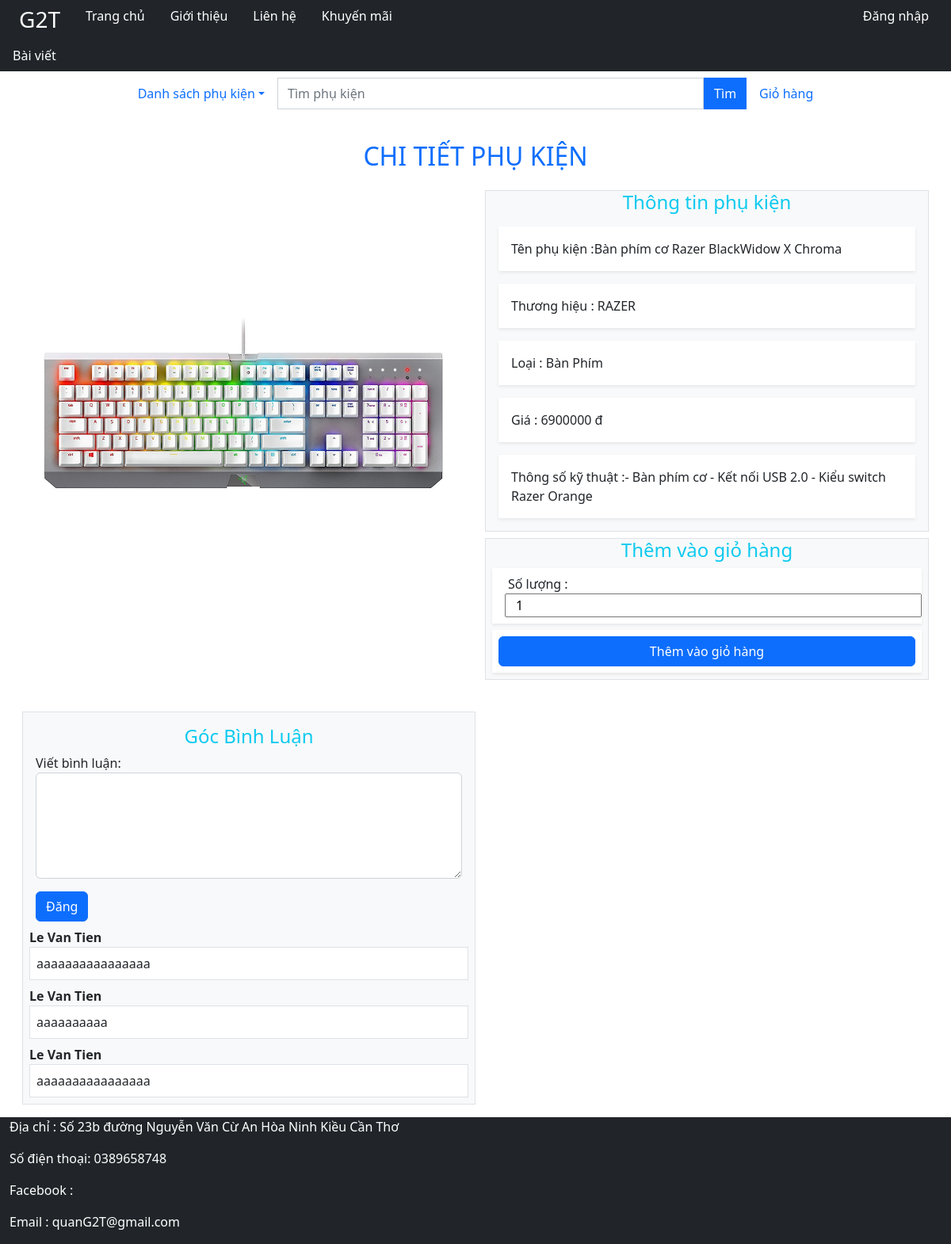
The app's page /Gear/Gear_Detail/56 with its own data.
### tables this page shows
CREATE TABLE `phukien` (
  `MaPK` int(11) NOT NULL,
  `TenPK` varchar(100) NOT NULL,
  `ThongSoKT` text NOT NULL,
  `HinhAnh` varchar(150) NOT NULL,
  `Gia` double NOT NULL,
  `MaLoaiPK` int(11) NOT NULL,
  `TrangThai` char(1) NOT NULL,
  `MaThuongHieu` int(11) NOT NULL
);

CREATE TABLE `thuonghieu` (
  `MaThuongHieu` int(11) NOT NULL,
  `TenThuongHieu` varchar(100) NOT NULL,
  `TrangThai` char(1) NOT NULL
);

CREATE TABLE `loaiphukien` (
  `MaLoaiPK` int(11) NOT NULL,
  `TenLoaiPK` varchar(100) NOT NULL,
  `GhiChu` text NOT NULL,
  `TrangThai` char(1) NOT NULL
);

CREATE TABLE `binhluan` (
  `MaBinhLuan` int(11) NOT NULL,
  `NoiDungBinhLuan` text NOT NULL,
  `MaTaiKhoan` int(11) NOT NULL,
  `MaPK` int(11) DEFAULT NULL,
  `MaTinTuc` int(11) DEFAULT NULL,
  `TrangThai` varchar(1) NOT NULL
);

CREATE TABLE `taikhoan` (
  `MaTaiKhoan` int(11) NOT NULL,
  `TaiKhoan` varchar(15) NOT NULL,
  `MatKhau` varchar(60) NOT NULL,
  `Quyen` char(15) NOT NULL,
  `Hoten` varchar(25) NOT NULL,
  `TrangThai` char(1) NOT NULL
);

### Mvc/Core/Controller.php (called while the page is built, shortened)
<?php
    class Controller{
        public function Model($model){
            return new $model;
        }
        public function View($view, $data=[]){
            require_once "./Mvc/Views/".$view.".php";
        }
}
?>

### Mvc/Controllers/Gear.php (called while the page is built, shortened)
<?php
	class Gear extends Controller{
		function Gear_Detail($id){
			$gear = $this->Model('Model_Gear');
			$cate = $this->Model('Model_Category');
			$cmt = $this->Model('Model_Cmt');
			$loaibl = 'binhluan.MaPK';
			$dsbl = $cmt->Lay_BL($loaibl,$id);
			$list_cate = $cate->LayDuLieu('*',"WHERE TrangThai = 'A'");
			$gear_id = $gear->LayDuLieu('phukien.MaPK, phukien.TenPK, phukien.Gia, phukien.HinhAnh, phukien.ThongSoKT, loaiphukien.TenLoaiPK, thuonghieu.TenThuongHieu',"phukien, loaiphukien, thuonghieu WHERE phukien.TrangThai ='A' AND phukien.MaLoaiPK = loaiphukien.MaLoaiPK AND phukien.MaThuongHieu = thuonghieu.MaThuongHieu AND phukien.MaPK='$id'");
			$this->View('Gear_Detail',['Page'=>'View_Gear_Detail','cate'=>$list_cate,'ctsp'=>$gear_id,'cmt'=>$dsbl, 'id'=>$id,'key'=>'ma_pk']);
		}
	}
?>

### Mvc/Core/App.php (called while the page is built, shortened)
<?php
	class App{
		protected $controller = "Home";
		protected $action = "Show";
		function  __construct(){
			$arr = $this->UrlProcess();
			if(file_exists("./Mvc/Controllers/".$arr[0].".php")){
				$this->controller = $arr[0];
				unset($arr[0]);
			}
			if(isset($arr[1])){
				if(method_exists($this->controller, $arr[1])){
					$this->action = $arr[1];
				}
				unset($arr[1]);
			}
			$this->params = $arr?array_values($arr):[];
			call_user_func_array([new $this->controller, $this->action], $this->params);
		}
		function UrlProcess(){
			if(isset($_GET['url'])){
				return explode("/", filter_var(trim($_GET['url'], "/")));
			}
		}
	}
?>

### index.php (called while the page is built, shortened)
<?php
	$App = new App();
?>

### Mvc/Core/Database.php (called while the page is built, shortened)
<?php
    class Database{
        protected $server = "localhost";
        protected $user = "root";
        protected $pass = "";
        function __construct(){
            $this->con = mysqli_connect($this->server, $this->user, $this->pass);
        }
    }
?>

### Mvc/Models/Model_Gear.php (called while the page is built, shortened)
<?php
	class Model_Gear extends Database{
		function LayDuLieu($select,$where){
			$sql = "SELECT $select FROM $where;" ;
			return mysqli_query($this->con, $sql);
		}
	}
?>

### Mvc/Models/Model_Cmt.php (called while the page is built, shortened)
<?php
	class Model_Cmt extends Database{
		function Lay_BL($loaibl,$maloaibl){
			$sql = "SELECT binhluan.MaBinhLuan, binhluan.NoiDungBinhLuan, binhluan.MaTaiKhoan, taikhoan.Hoten
					FROM binhluan, taikhoan
					WHERE $loaibl = '$maloaibl' AND binhluan.MaTaiKhoan = taikhoan.MaTaiKhoan AND binhluan.TrangThai = 'A'ORDER BY binhluan.MaBinhLuan DESC LIMIT 10";
			return mysqli_query($this->con, $sql);
		}
	}
?>

### Mvc/Views/Blocks/Menu.php (the view, shortened to what this page needs)
<div class="row">
  <ul class="nav justify-content-center col p-2">
    <li class="nav-item dropdown">
      <a class="nav-link dropdown-toggle" data-bs-toggle="dropdown" href="#">Danh sách phụ kiện</a>
    </li>
    <form class="d-flex w-50" action="http://localhost/<?php echo link;?>/Gear/Search_Gearr/" method="post">
      <input class="form-control rounded-0" type="text" placeholder="Tìm phụ kiện" name="gear" required>
      <button name="bt-search-gear1" class="btn btn-primary rounded-0">Tìm</button>
    </form>
      <li class="nav-item">
        <a class="nav-link" href="http://localhost/<?php echo link;?>/Cart/Add_Gear/">Giỏ hàng</a>
      </li>
  </ul>
</div>

### Mvc/Views/Pages/View_Gear_Detail.php (shortened to what this page needs)
<?php
	$row_ct = mysqli_fetch_row($data["ctsp"]);
?>
<div class="row p-3  bg-white ">
	<h2 class="text-center p-3 text-primary ">CHI TIẾT PHỤ KIỆN</h2>
	<div class="col-6 ">
		<img class=" img-fluid " src="http://localhost/<?php echo link;?>/Public/Image/<?php echo $row_ct[3]?>">
	</div>
	<div class="col-6 ">
		<div class="border bg-light mb-2">
			<p class=" h4 text-info text-center">Thông tin phụ kiện</p>
			<div class="row shadow-sm p-3 m-3 bg-white">Tên phụ kiện :<?php echo $row_ct[1]?></div>
			<div class="row shadow-sm p-3 m-3 bg-white ">Thương hiệu : <?php echo $row_ct[6]?></div>
			<div class="row shadow-sm p-3 m-3 bg-white ">Loại : <?php echo $row_ct[5]?></div>
			<div class="row shadow-sm p-3 m-3 bg-white ">Giá : <?php echo $row_ct[2]?>  đ</div>
			<div class="row shadow-sm p-3 m-3 bg-white ">Thông số kỹ thuật :<?php echo $row_ct[4]?> </div>
		</div>
		<form class="border bg-light mb-2" action="http://localhost/<?php echo link;?>/Cart/Add_Gear/" method="post">
			<p class=" h4 text-info text-center">Thêm vào giỏ hàng</p>
			<div class="row shadow-sm p-2 m-2  bg-white ">
				<label for="sl" >Số lượng :</label>
				<input class=" ms-2 " type="number" id="sl" name="sl" value="1" min="1" max="10">
			</div>
			<div class="row shadow-sm p-2 m-2 bg-white "><button class="btn btn-primary" type="submit" name="bt_add_cart">Thêm vào giỏ hàng</button></div>
		</form>
	</div>
</div>

### Mvc/Views/Blocks/Cmt.php (shortened to what this page needs)
<div class="container-fuid m-3">
  <div class="border w-50 bg-light p-2 ">
    <p class=" h4 m-2 text-info text-center">Góc Bình Luận</p>
       <form class=" m-2" action="../../Comment/Tao_BL/" method="post">
          <div class="mb-3 mt-1">
            <label for="comment">Viết bình luận:</label>
            <textarea class="form-control" rows="5" id="comment" name="text" required></textarea>
          </div>
          <button type="submit" class="btn btn-primary" name="submit">Đăng</button>
        </form>
      <?php
        while ($row_cmt = mysqli_fetch_row($data["cmt"])) {
      ?>
    <div class="media mt-2">
      <div class="media-body ">
        <dt class="media-heading "><?php echo $row_cmt[3]; ?></dt>
        <p class="border p-2 bg-white m-0"><?php echo $row_cmt[1]; ?></p>
      </div>
    </div>
    <?php
     }
    ?>
  </div>
</div>

### Public/css/Home.css (style rules this page uses)
* { box-sizing: border-box; }

### records on screen
phukien: HinhAnh (picture), TenPK "Bàn phím cơ Razer BlackWidow X Chroma", MaThuongHieu.TenThuongHieu "RAZER", MaLoaiPK.TenLoaiPK "Bàn Phím", Gia "6900000", ThongSoKT "- Bàn phím cơ - Kết nối USB 2.0 - Kiểu switch Razer Orange"
binhluan: MaTaiKhoan.Hoten "Le Van Tien", NoiDungBinhLuan "aaaaaaaaaaaaaaaa"
binhluan: MaTaiKhoan.Hoten "Le Van Tien", NoiDungBinhLuan "aaaaaaaaaa"
binhluan: MaTaiKhoan.Hoten "Le Van Tien", NoiDungBinhLuan "aaaaaaaaaaaaaaaa"
